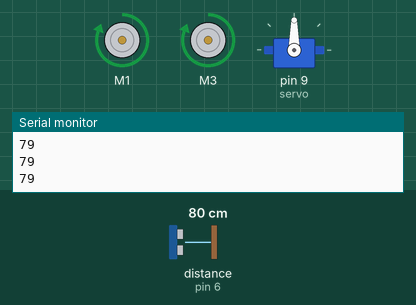
Bench run of a sketch on a simulated Arduino Uno, built with avr-gcc and run on an emulated ATmega328P. On the bench: 2 × DC motor (green arrow = forward, orange = backward, longer = faster), servo, the last lines printed to the serial monitor. Wiring (inferred from the names in the program): ultrasonic range finder: trigger pin 2; echo pin 6. The inputs (shaded band) are chosen by the test bench; at power-on: distance to the obstacle (sensor on pin 6) 80 cm. The echo pulse lasts 58.3 µs per cm.

Above: at 1.2 s.
1.3 s: distance to the obstacle (sensor on pin 6) set to 19 cm
2.8 s: distance to the obstacle (sensor on pin 6) set to 15 cm
At 3.9 s:
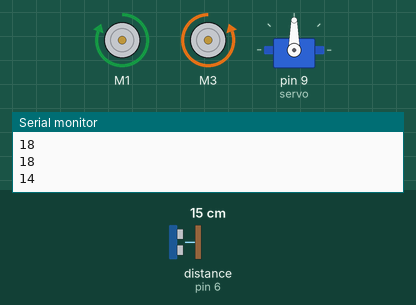
5.8 s: distance to the obstacle (sensor on pin 6) set to 35 cm
At 6.27 s:
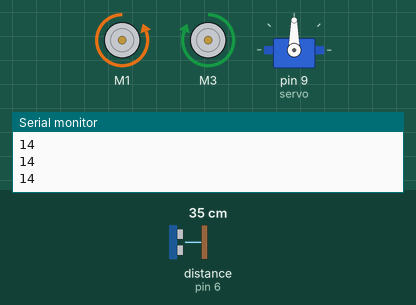
7.9 s: distance to the obstacle (sensor on pin 6) set to 2 cm
At 8.07 s:
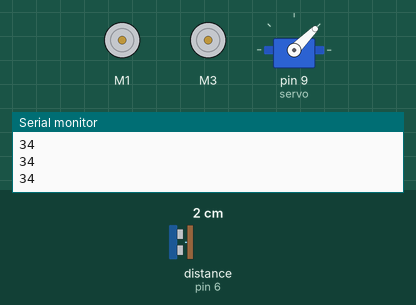
10.9 s: distance to the obstacle (sensor on pin 6) set to 18 cm
At 11.5 s:
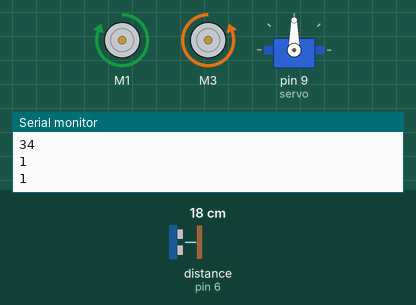
Timing chart, 0 to 13.9 s (numbered marks = the images above; inputs shaded):
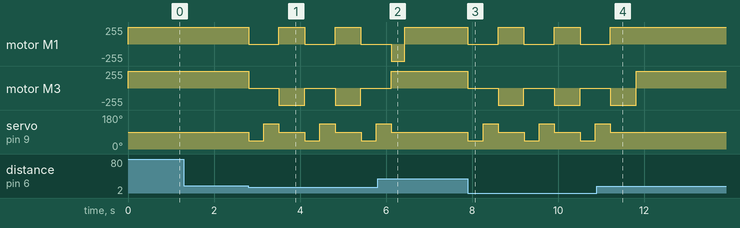

The sketch:

robot_v2.0.ino
```cpp
#include <AFMotor.h>  //библиотека для мотора
#include <Servo.h>    //библиотека для сервы

//настройки
#define servo 9       //пин сервы 9 или 10
#define echo 6        //пин hcsr 04
#define trig 2        //пин hcsr 04
#define distance_min 16  //минимальное расстояние до стены (В САНТИМЕТНРАХ)
#define distance_min_po_storonam 30 //минимальное расстояние до стены  по сторонам (В САНТИМЕТНРАХ)

#define motor1_speed 255 //скорость мотора (0 - 255)
#define motor2_speed 255 //скорость мотора (0 - 255)
#define razvorot_time 600 //в милисекундах
#define povorot_time 300 //в милисекундах

AF_DCMotor motor1(1);  //обьявляем мотор
AF_DCMotor motor2(3);  //обьявляем мотор
Servo myservo;         //обьявляем servo

int i, val, d, l, c, r; //переменные

void setup() {
  Serial.begin(9600);     //запуск общения с компом
  motor1.setSpeed(motor1_speed);   //скорость мотора
  motor1.run(RELEASE);             //останавливаем мотор
  motor2.setSpeed(motor2_speed);   //скорость мотора
  motor2.run(RELEASE);             //останавливаем мотор
  myservo.attach(servo);           //обьявляем пин сервы
  myservo.write(90);               //устанавливаем серву посередине (0 - 180)

  pinMode(echo, INPUT);            //конфигурирем цифровой вход для hcsr04
  pinMode(trig, OUTPUT);           //конфигурирем цифровой выход для hcsr04
}

void loop() {
  myservo.write(90);
  Serial.println(distance());  //отправляем рассояние на комп
  if (distance() > distance_min) {  //если расстояние больше минимального
    motor1.run(FORWARD); //включаем моторы
    motor2.run(FORWARD);
  } else { //иначе
    motor1.run(RELEASE); // останавливаемя
    motor2.run(RELEASE);
    check_on_stop(); // смотрим по сторонам
  }
}

//функция для получения расстояния
int distance() {
  digitalWrite(trig, LOW);
  delayMicroseconds(2);
  digitalWrite(trig, HIGH);
  delayMicroseconds(10);
  digitalWrite(trig, LOW);
  return pulseIn(echo, HIGH) / 58.2;
}

void check_on_stop() {//функция проверки при остановке
  myservo.write(45);//смотрим налево
  delay(350);//ждём
  l = distance();//записываем расстояние слева
  myservo.write(135);//смотрим направо
  delay(350);//ждём
  r = distance();//записываем расстояние справа
  myservo.write(90);//возвращаем назад

  if ((r > distance_min_po_storonam) || (l > distance_min_po_storonam)) {//если оба расстояния больше минимального
    if ((l > distance_min_po_storonam) && (l > r)) {//если левое самое большое то
      motor1.run(FORWARD); //поворачиваем налево
      motor2.run(BACKWARD);
      delay(povorot_time);//ждём
      motor1.run(RELEASE);//останавливаемся
      motor2.run(RELEASE);
    }
    if ((r > distance_min_po_storonam) && (r > l)) {//если правое больше
      motor1.run(BACKWARD);//поворачиваем направо
      motor2.run(FORWARD);
      delay(povorot_time);//ждём
      motor1.run(RELEASE);//останавлтваемся
      motor2.run(RELEASE);
    }
  } else {//иначе
    a180();//разворачиваемся
  }
}

//функция разворота
void a180() {
  motor1.run(FORWARD);//разворачиваемся
  motor2.run(BACKWARD);
  delay(razvorot_time);//ждём
  motor1.run(RELEASE);//останавливаемся
  motor2.run(RELEASE);
}
```

Measured:
- the behaviour switches between 18 and 17 cm on distance to the obstacle (sensor on pin 6) (found by bisection; images 0 and 1)
- after the input at 2.8 s, motor M1: alternates forward 255/255 for 0.60 s and stopped for 0.70 s, starting at once; motor M3: alternates backward 255/255 for 0.60 s and stopped for 0.70 s, starting at once; servo on pin 9 (servo): 90° → 45° at once, then repeats every 1.3 s: 135° 0.35 s, 90° 0.60 s, 45° 0.35 s
- after the input at 5.8 s, servo on pin 9 (servo): goes on until 6.1 s, then stays 90°
- after the input at 7.9 s, motor M1: alternates forward 255/255 for 0.60 s and stopped for 0.70 s, starting at once; motor M3: alternates backward 255/255 for 0.60 s and stopped for 0.70 s, starting at once; servo on pin 9 (servo): 90° → 45° at once, then repeats every 1.3 s: 135° 0.35 s, 90° 0.60 s, 45° 0.35 s
- after the input at 10.9 s, motor M1: goes on until 11.2 s, then stays forward 255/255; servo on pin 9 (servo): goes on until 11.2 s, then stays 90°
